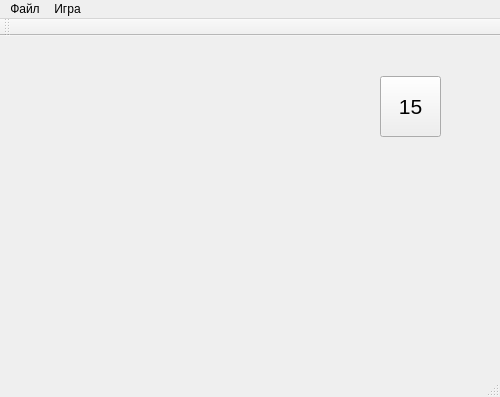
<?xml version="1.0" encoding="UTF-8"?>
<ui version="4.0">
 <class>MainWindow</class>
 <widget class="QMainWindow" name="MainWindow">
  <property name="geometry">
   <rect>
    <x>0</x>
    <y>0</y>
    <width>500</width>
    <height>397</height>
   </rect>
  </property>
  <property name="windowTitle">
   <string>Игра &quot;Пятнашки&quot;</string>
  </property>
  <widget class="QWidget" name="centralWidget">
   <widget class="QPushButton" name="prototypeButton">
    <property name="geometry">
     <rect>
      <x>380</x>
      <y>40</y>
      <width>61</width>
      <height>61</height>
     </rect>
    </property>
    <property name="minimumSize">
     <size>
      <width>50</width>
      <height>50</height>
     </size>
    </property>
    <property name="maximumSize">
     <size>
      <width>100</width>
      <height>100</height>
     </size>
    </property>
    <property name="font">
     <font>
      <pointsize>16</pointsize>
     </font>
    </property>
    <property name="text">
     <string>15</string>
    </property>
   </widget>
  </widget>
  <widget class="QMenuBar" name="menuBar">
   <property name="geometry">
    <rect>
     <x>0</x>
     <y>0</y>
     <width>500</width>
     <height>21</height>
    </rect>
   </property>
   <widget class="QMenu" name="menu">
    <property name="title">
     <string>Игра</string>
    </property>
    <addaction name="gameSettingsAction"/>
    <addaction name="aboutAction"/>
   </widget>
   <widget class="QMenu" name="menu_2">
    <property name="title">
     <string>Файл</string>
    </property>
    <addaction name="saveGameAction"/>
    <addaction name="loadGameAction"/>
    <addaction name="separator"/>
    <addaction name="exitAction"/>
   </widget>
   <addaction name="menu_2"/>
   <addaction name="menu"/>
  </widget>
  <widget class="QToolBar" name="mainToolBar">
   <attribute name="toolBarArea">
    <enum>TopToolBarArea</enum>
   </attribute>
   <attribute name="toolBarBreak">
    <bool>false</bool>
   </attribute>
  </widget>
  <widget class="QStatusBar" name="statusBar"/>
  <action name="gameSettingsAction">
   <property name="text">
    <string>Настройки</string>
   </property>
  </action>
  <action name="saveGameAction">
   <property name="text">
    <string>Сохранить игру...</string>
   </property>
   <property name="shortcut">
    <string>Ctrl+S</string>
   </property>
  </action>
  <action name="loadGameAction">
   <property name="text">
    <string>Загрузить игру...</string>
   </property>
   <property name="shortcut">
    <string>Ctrl+L</string>
   </property>
  </action>
  <action name="exitAction">
   <property name="text">
    <string>Выход</string>
   </property>
   <property name="shortcut">
    <string>Ctrl+X</string>
   </property>
  </action>
  <action name="aboutAction">
   <property name="text">
    <string>О программе</string>
   </property>
  </action>
 </widget>
 <layoutdefault spacing="6" margin="11"/>
 <resources/>
 <connections/>
</ui>
